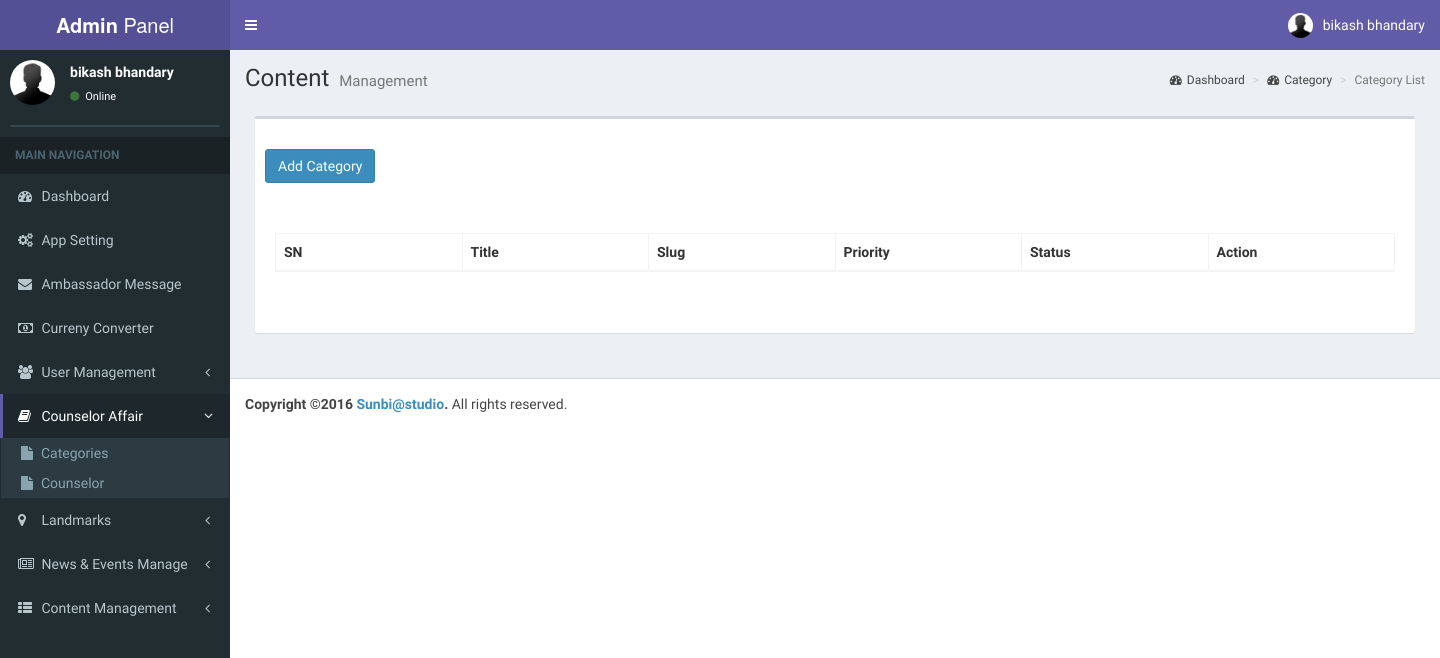
Before: /admin/counselor/category (signed in) with the older database file.
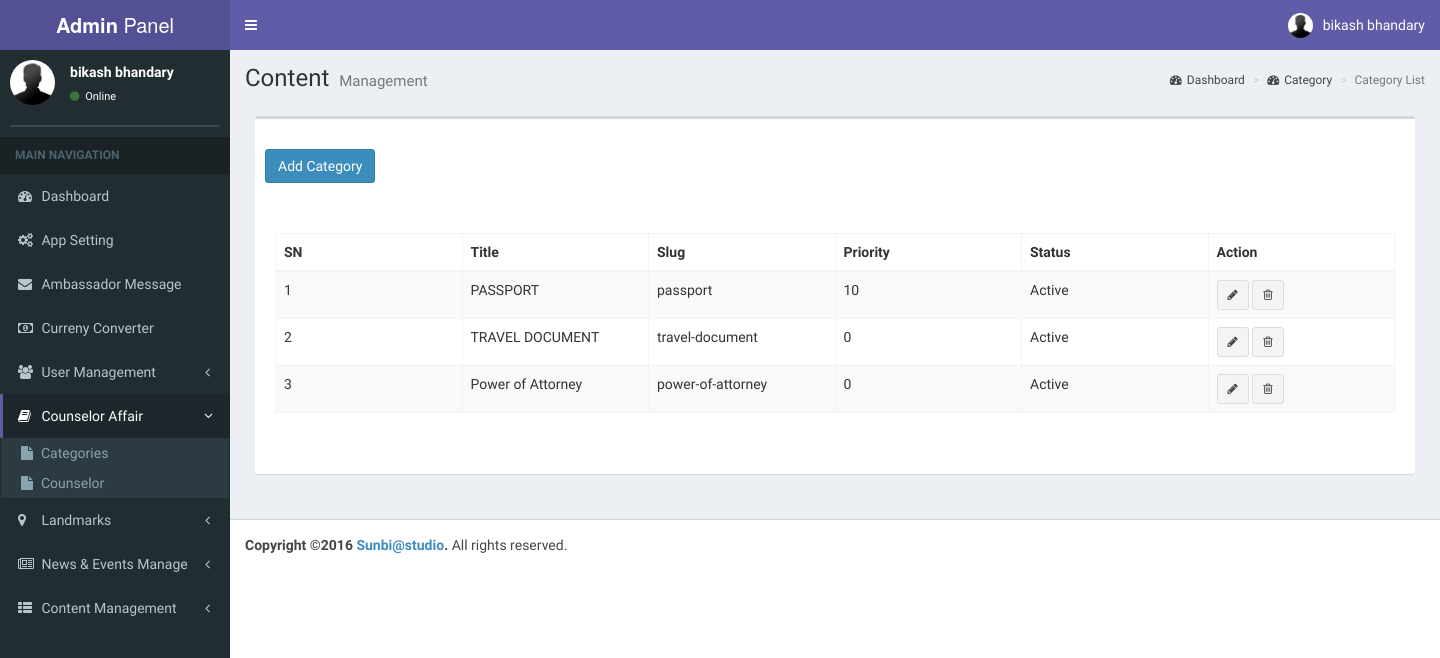
After: the same page with the newer database file.
### tables this page shows
CREATE TABLE `default_counselor_category` (
  `id` int(10) UNSIGNED NOT NULL,
  `cat_title` varchar(200) NOT NULL,
  `slug` varchar(200) NOT NULL,
  `image` varchar(200) NOT NULL,
  `status` enum('0','1') NOT NULL,
  `priority` int(11) NOT NULL
);

### application/libraries/Template.php (called while the page is built, shortened)
<?php
class Template {
    var $template_data = array();
    function set($name, $value)
    {
        $this->template_data[$name] = $value;
    }
    function load($template = '', $view = '', $view_data = array(), $return = FALSE)
     {
        $this->CI = & get_instance();
        $this->set('content', $this->CI->load->view($view, $view_data, TRUE));
        return $this->CI->load->view($template, $this->template_data, $return);
    }
}

### application/modules/admin/controllers/Counselor.php (called while the page is built, shortened)
<?php
class Counselor extends MX_Controller
{
    private $nav = 'con_affair';
public function category()
    {
        $data['nav']=$this->nav;
        $data['title']="Counselor Category";
        $data['button_action']='admin/counselor/create_category';
        $data['button']='Add Category';
        $data['table']='Category List';
        $data['breadcrumb']=array('Dashboard'=>'Dashboard','Counselor'=>'Category','Category List'=>'');
        $data['edit']=base_url().'admin/counselor/edit_category/';
        $data['delete']=base_url().'admin/counselor/delete_category/';
        $data['fields']=array('SN','Title','Slug','Priority','Status','Action');
        $records=$this->counselor_model->getCategory();
        if(FALSE!=$records):
            $records=check_status($records);
        endif;
        $data['datas']=$records;
        $this->template->load('template','view_list',$data);
    }
}

### index.php (called while the page is built, shortened)
<?php
require_once BASEPATH.'core/CodeIgniter.php';

### application/modules/admin/models/Counselor_model.php (called while the page is built, shortened)
<?php
class Counselor_model extends CI_Model
{
	public function getCategory()
	{
		$query=$this->db->select('id,cat_title,slug,priority,status')
		->from('counselor_category')
		->get();
		$result=$query->result();
		return (isset($result) && !empty($result))? $result:array();
	}
}

### application/modules/admin/views/view_list.php (the view, shortened to what this page needs)
<div class="content-wrapper">
  <section class="content-header">
    <h1>
      Content
      <small>Management</small>
    </h1>
    <ol class="breadcrumb">
    <?php foreach($breadcrumb as $key => $value):?>
      <?php if($value==''):   ?>
         <li class="active"><?= ucfirst($key) ?></li>
       <?php else:  ?>
      <li><a href="<?php echo base_url();?>admin/<?php echo $value; ?>"><i class="fa fa-dashboard"></i><?= $value ?></a></li>
    <?php endif; ?>
    <?php endforeach; ?>
    </ol>
  </section>
  <section class="content">
    <div class="row">
      <div class="col-xs-12">
        <div class="box">
          <div class="box-header">
          </div>
          <div class="box-body">
            <div><a href="<?= base_url().$button_action ?>" class="btn btn-primary"><?= $button; ?></a></div>
            <br/>
            <div id="example1_wrapper" class="dataTables_wrapper form-inline dt-bootstrap">
            <div class="row"></div><div class="row"><div class="col-sm-12">
            <table id="example1" class="table table-bordered table-striped dataTable" role="grid" aria-describedby="example1_info">
              <thead>
                <tr role="row">
                <?php foreach ($fields as $field)
                 {
                  echo '<th class="sorting_asc" tabindex="0" aria-controls="example1" rowspan="1" colspan="1" aria-sort="ascending" aria-label="Rendering engine: activate to sort column descending" style="width: 177px;">'.$field.'</th>';
                 }   ?>
                </tr>
              </thead>
              <tbody>
                <?php
                $i=1;
                if(!empty($datas)):
                  foreach($datas as $data):
                  echo '<tr role="row" class="odd">';
                  echo '<td class="sorting_1">'.$i++.'</td>';
                  foreach($data as $key=>$v):
                   if($key=='id'):
                     elseif($key=='image'):
                       echo '<td><img src="' . base_url('uploads/sliders/thumbs') . '/' . $v . '" width="100"></td>';
                     elseif($key=='photo'):
                      echo '<td><img src="' . base_url('uploads/staff_photo') . '/' . $v . '" width="100"></td>';
                      else:
                      echo '<td>' .html_entity_decode($v, ENT_QUOTES,'UTF-8'). '</td>';
                           endif;
                           endforeach;
                      echo '<td> <span class="tooltip-area">'
                            . '<a href="' . $edit . $data->id . '" class="btn btn-default btn-sm" title="" data-original-title="Edit"><i class="fa fa-pencil"></i></a>
                           <a href="' . $delete . $data->id . '" class="btn btn-default btn-sm" title="" data-original-title="Delete"  onclick="return confirm(\'Are you sure\')"><i class="fa fa-trash-o"></i></a>
                                      ';
                      echo '</tr>';
                    endforeach;
                   endif;
                ?>
              </tbody>
            </table>
            </div>
            </div>
            <div class="row"><div class="col-sm-7"><div class="dataTables_paginate paging_simple_numbers" id="example1_paginate"></div></div>
            </div>
            </div>
          </div>
        </div>
      </div>
    </div>
  </section>
</div>

Changed rows visible on the page:
added default_counselor_category: v "PASSPORT", v "passport", v "10", v "Active"
added default_counselor_category: v "TRAVEL DOCUMENT", v "travel-document", v "0", v "Active"
added default_counselor_category: v "Power of Attorney", v "power-of-attorney", v "0", v "Active"
